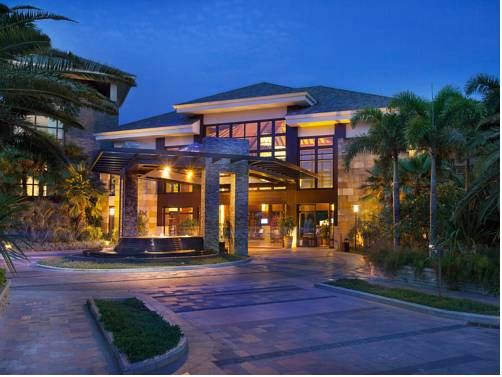
#> input picture grand.jpg, 502 x 377 px
$ python thresholding.py
#> lines starting #> are read from the running program, lines starting #| are printed output that depends on the picture; after the words box and inside, x2 and y2 are one past the last pixel; in counts of white or black regions, pixels touching at a corner belong together
import numpy as np
import pandas as pd
import cv2
import matplotlib.pyplot as plt

original_image = cv2.imread('grand.jpg')
#> original_image is the input picture: shape (377, 502, 3); mean B, G, R 104, 78.6, 68.9

# Convert the image in grayscale
img = cv2.cvtColor(original_image, cv2.COLOR_BGR2GRAY)
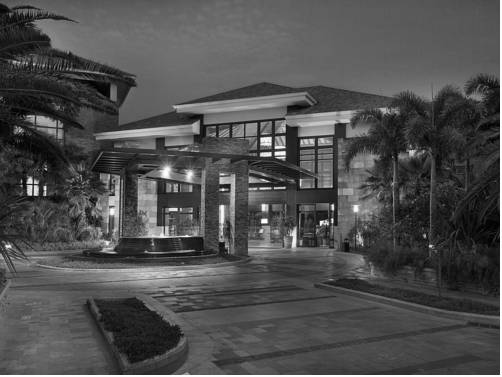
#> img: shape (377, 502); min 0, max 255, mean 78.6

# Threshold = 120
# All pixels value above threshold will be set to 255
ret, thresh = cv2.threshold(img, 120, 255, cv2.THRESH_BINARY)
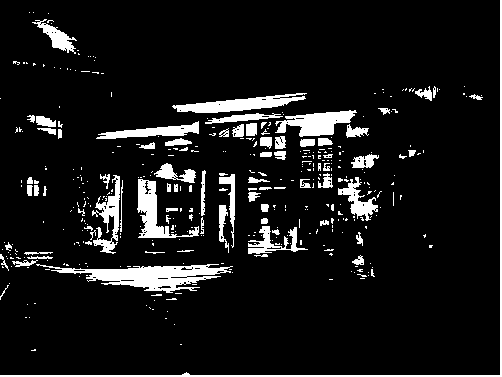
#> thresh: shape (377, 502); 9.4% white; 394 white regions (316 under 20 px), largest, box (x1, y1, x2, y2) and area: (36, 264, 233, 293) 2434, (0, 0, 502, 377) 1768, (172, 93, 307, 113) 1261

# Display
fig, axes = plt.subplots(nrows=1, ncols=2)

imgs = [img, thresh]
for i, ax in enumerate(axes):
    ax.imshow(imgs[i], cmap='gray')
    ax.axis('off')
plt.tight_layout()
plt.show()
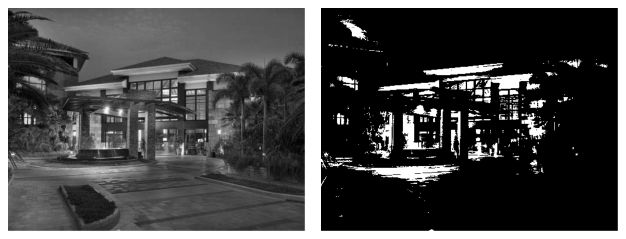
#> figure drawn by matplotlib, 2 panels

# Threshold = 120
thresh = []
for i in range(img.shape[0]):
    for j in range(img.shape[1]):
        if img[i][j]> 120:
            thresh.append(255)
        else:
            thresh.append(0)

thres_img = np.array(thresh).reshape(img.shape[0],img.shape[1])
fig, axes = plt.subplots(nrows=1, ncols=2)

imgs = [img, thres_img]
for i, ax in enumerate(axes):
    ax.imshow(imgs[i], cmap='gray')
    ax.axis('off')
plt.tight_layout()
plt.show()

# alternate way to display image
# cv2.imshow('Binary Threshold', thresh)

# if cv2.waitKey(0) & 0xff == 27:
# 	cv2.destroyAllWindows()
